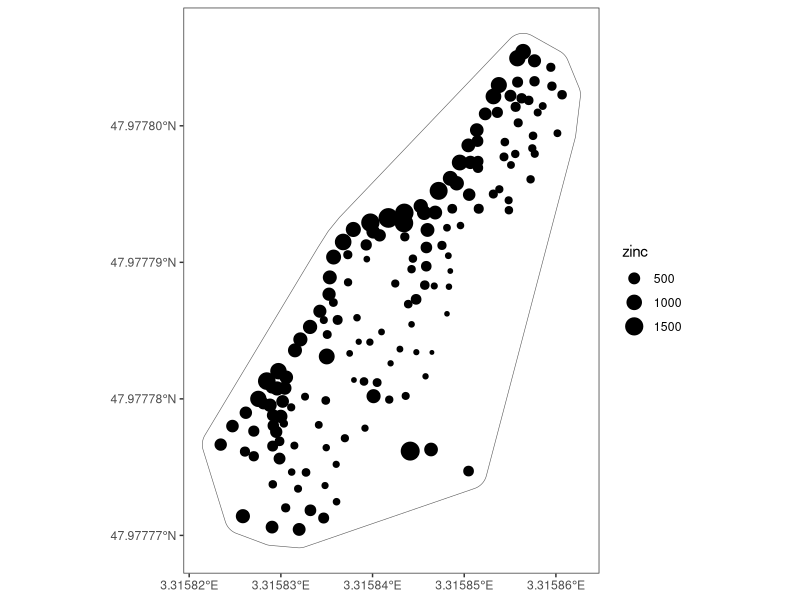

Here is the R script that generated this plot: (Note: this script raises an error after producing the figure.)
rm(list=ls())
graphics.off()
library(tidyverse)
library(sp)
data(meuse)
str(meuse)
library(sf)
meuse.sf <- data.frame(meuse) %>% 
  mutate(x=x/1000) %>%
  mutate(y=y/1000) %>%
  st_as_sf(coords=c("x","y"))
st_crs(meuse.sf) <- 28992
meuse.border <- st_convex_hull(st_union(st_buffer(meuse.sf, dist = 0.15)))
ggplot(meuse.border) + geom_sf(fill = NA) +
  geom_sf(data = meuse.sf, aes(size = zinc)) + 
  theme_bw() + 
  theme(panel.grid = element_blank())

meuse.grid <- meuse.border %>%
  st_make_grid(cellsize = 50/1000, what = "centers") %>% # grid of points
  st_intersection(meuse.border) %>% # only within the polygon
  st_as_sf()
meuse.grid %>% dim()
data(meuse.grid) # ignoring own grid location and used the given grid location in sp package
meuse.grid.sf <- data.frame(meuse.grid) %>% 
  mutate(x=x/1000) %>%
  mutate(y=y/1000) %>%
  st_as_sf(coords=c("x","y"))
st_crs(meuse.grid.sf) <- 28992

data(meuse.riv)
meuse.riv.sf <- data.frame(meuse.riv) %>%  
  mutate(x=X1/1000) %>%
  mutate(y=X2/1000) %>%
  st_as_sf(coords=c("x","y"))
st_crs(meuse.riv.sf) <- 28992

ggplot(meuse.grid.sf) + 
  geom_sf(color = "dimgray", shape=3, size=1) + 
  geom_sf(data = meuse.sf, aes(size=zinc/100), colour = "blue", shape = 1) +
  theme_bw()+
  theme(panel.grid = element_blank())


obsCoords <- st_coordinates(meuse.sf) %>% as.matrix() %>% .[,1:2]
colnames(obsCoords) <- c("longitude","latitude")
dim(obsCoords)
head(obsCoords)

coords0 <- st_coordinates(meuse.grid.sf) %>% as.matrix() %>% .[,1:2]
colnames(coords0) <- c("longitude","latitude")
dim(coords0)
head(coords0)

# EDA
# because in the prediction location we have 
# the distance to river in a scaled version within [0,1]
meuse.sf <- meuse.sf %>% mutate(y=zinc/100)
meuse.sf <- meuse.sf %>% mutate(dist=dist.m/max(dist.m))
meuse.sf <- meuse.sf %>% mutate(tdist=sqrt(dist))
meuse.sf <- meuse.sf %>% mutate(fdummy=if_else(ffreq==1,1,0))

hist(log(meuse.sf$y))

ggplot(meuse.sf) + 
  geom_boxplot(aes(x=factor(fdummy),y=y)) +
  theme_bw() +
  theme(panel.grid = element_blank())

# extracting the data for modeling
y <- meuse.sf$y
tdist <- meuse.sf$tdist
fdummy <- meuse.sf$fdummy
X <- cbind(tdist,fdummy)
head(X)
p <- ncol(X)
nsize <- length(y); nsize
